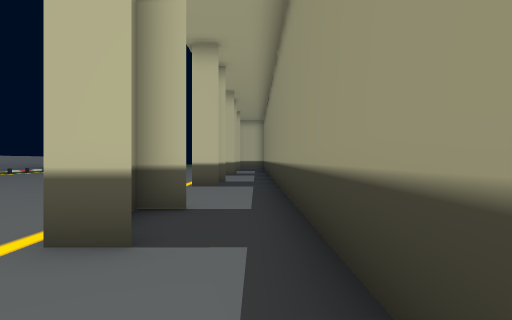
View 1 (above)

16 first-person views from a walk through a Unity game level. The camera is 0.68 m above the floor, looks level and sees 75° across. The floor is counted in squares, 1 m on a side. Each view is taken from the middle of a square. On the plan, view 1 faces up. The plan holds only what a view shows up to about 10 squares ahead; the rest is blank. The place goes on beyond the plan. Door leaves are left out, so doorways stand open.

View 2
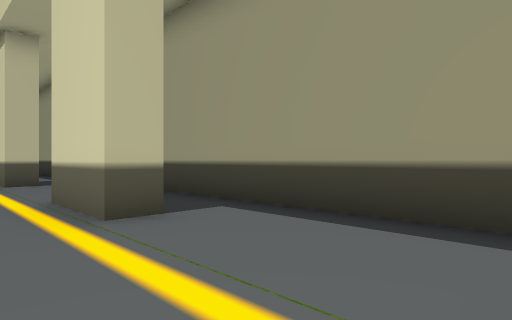

View 3
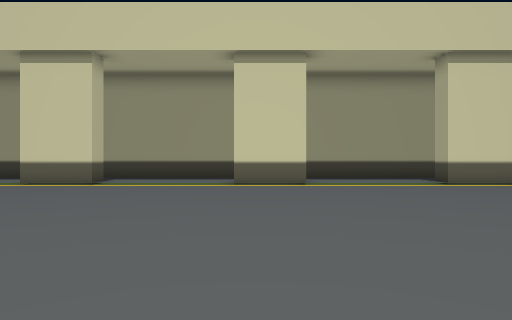

View 4
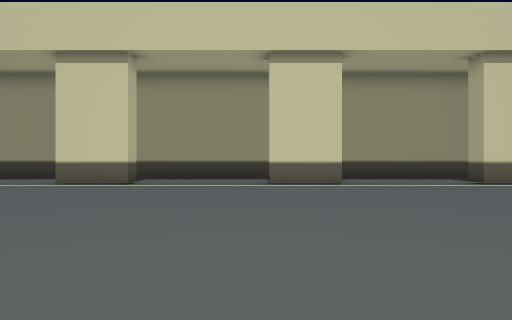

View 5
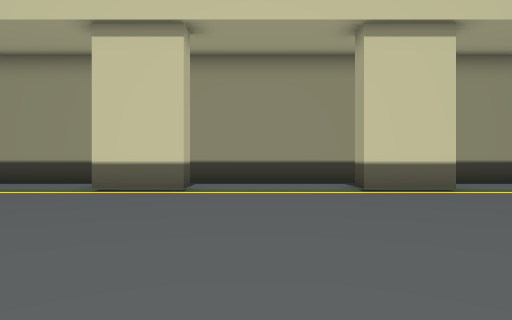

View 6
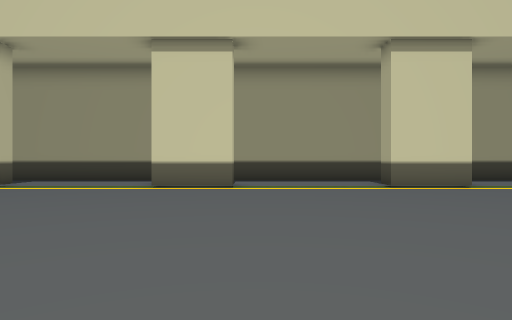

View 7
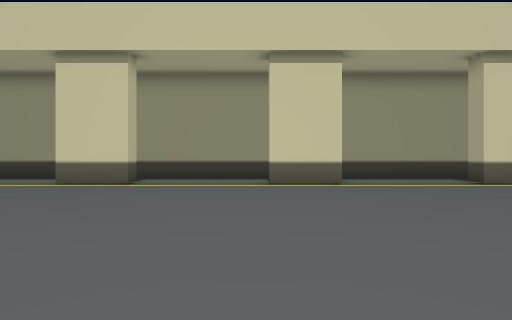

View 8
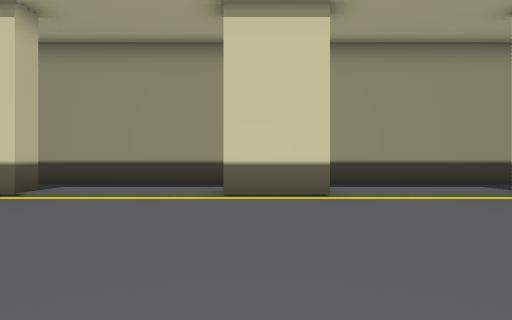

View 9
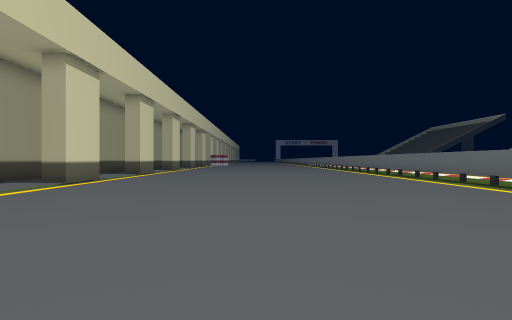

View 10
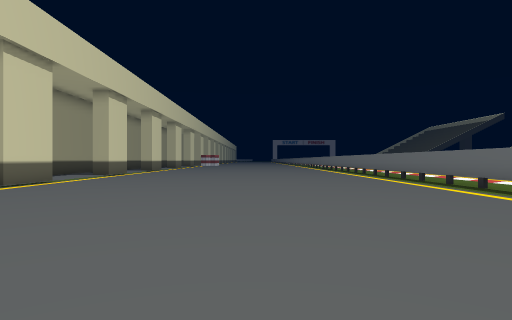

View 11
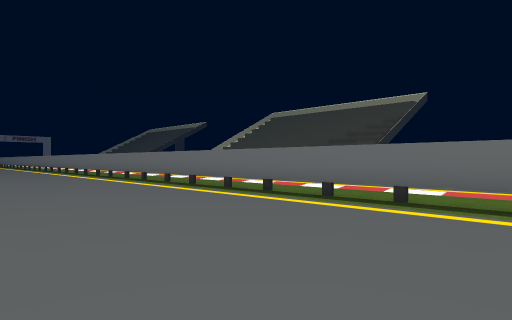

View 12
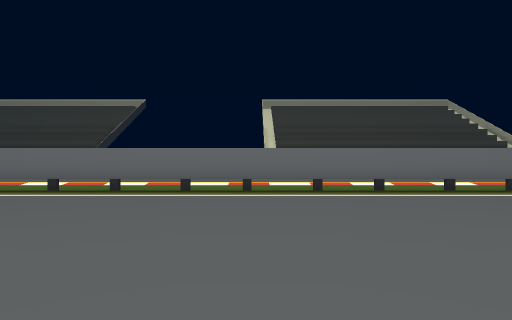

View 13
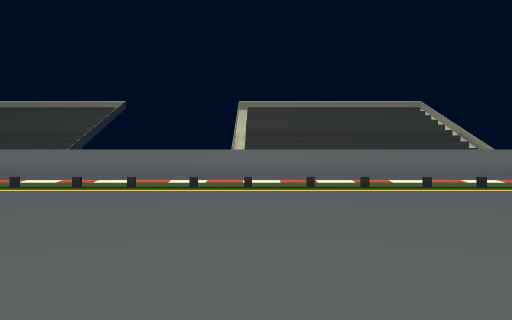

View 14
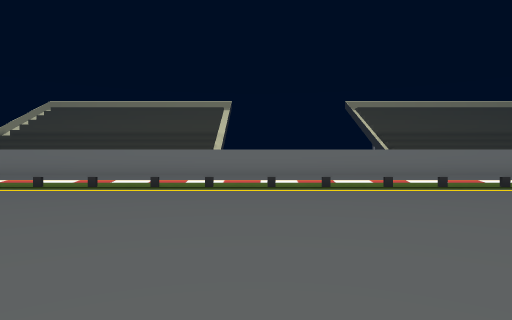

View 15
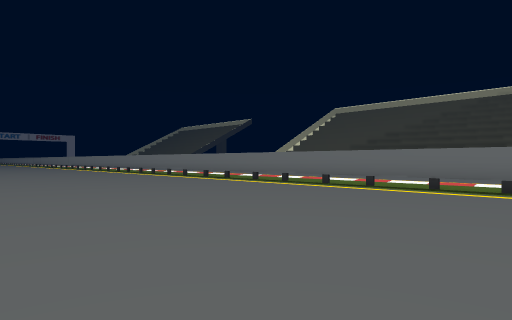

View 16
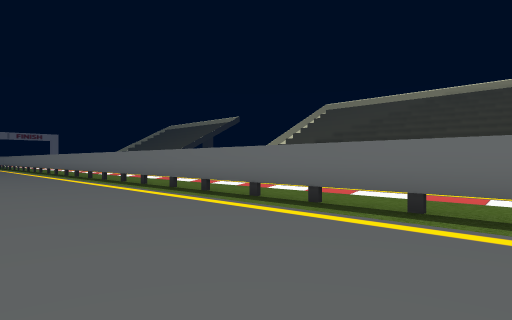

### Floor plan
Key: @ floor where view 1 was taken; # wall or solid block; . main floor; : floor 0.05 m higher than the main floor; D open door; T thing the floor can be seen under or through.
Columns run from 17 left of view 1 to 1 right of it. Each row starts with its distance up from view 1.
 10   .#...     ...#D:#
  9   .#....  .....##:#
  8   .T............D:#
  7   .T............D:#
  6   .T............D:#
  5   .T...........#D:#
  4   .T...........#::#
  3   .T...........##:#
  2   .T............D:#
  1   .T............D:#
  0 ...T............D@#
 -1 ...T...........#D:#
 -2 ...T...........#::#
 -3 ...T...........##:#
 -4 ...T............D:#
 -5  ..T............D:#
 -6   .T............D:#
 -7   .T...........#D:#
 -8   .T...........#::#
 -9   .T...........##:#
-10   .T............D:#
-11  ..T............D:#
-12  ..T............D:#
-13  ..T...........#D:#
-14  ..T...........#::#
-15  ..T........ ..#D

Where each view was taken, in squares from view 1:
view 1: 0 up, 0 right, facing up
view 2: 1 down, 3 left, facing up-right
view 3: 2 down, 11 left, facing right
view 4: 7 down, 11 left, facing right
view 5: 11 down, 9 left, facing right
view 6: 10 down, 10 left, facing right
view 7: 5 up, 11 left, facing right
view 8: 4 up, 8 left, facing right
view 9: 2 up, 7 left, facing down
view 10: 1 up, 8 left, facing down
view 11: 1 up, 8 left, facing down-left
view 12: 2 up, 6 left, facing left
view 13: 5 up, 5 left, facing left
view 14: 9 down, 5 left, facing left
view 15: 9 down, 5 left, facing down-left
view 16: 10 down, 9 left, facing down-left
